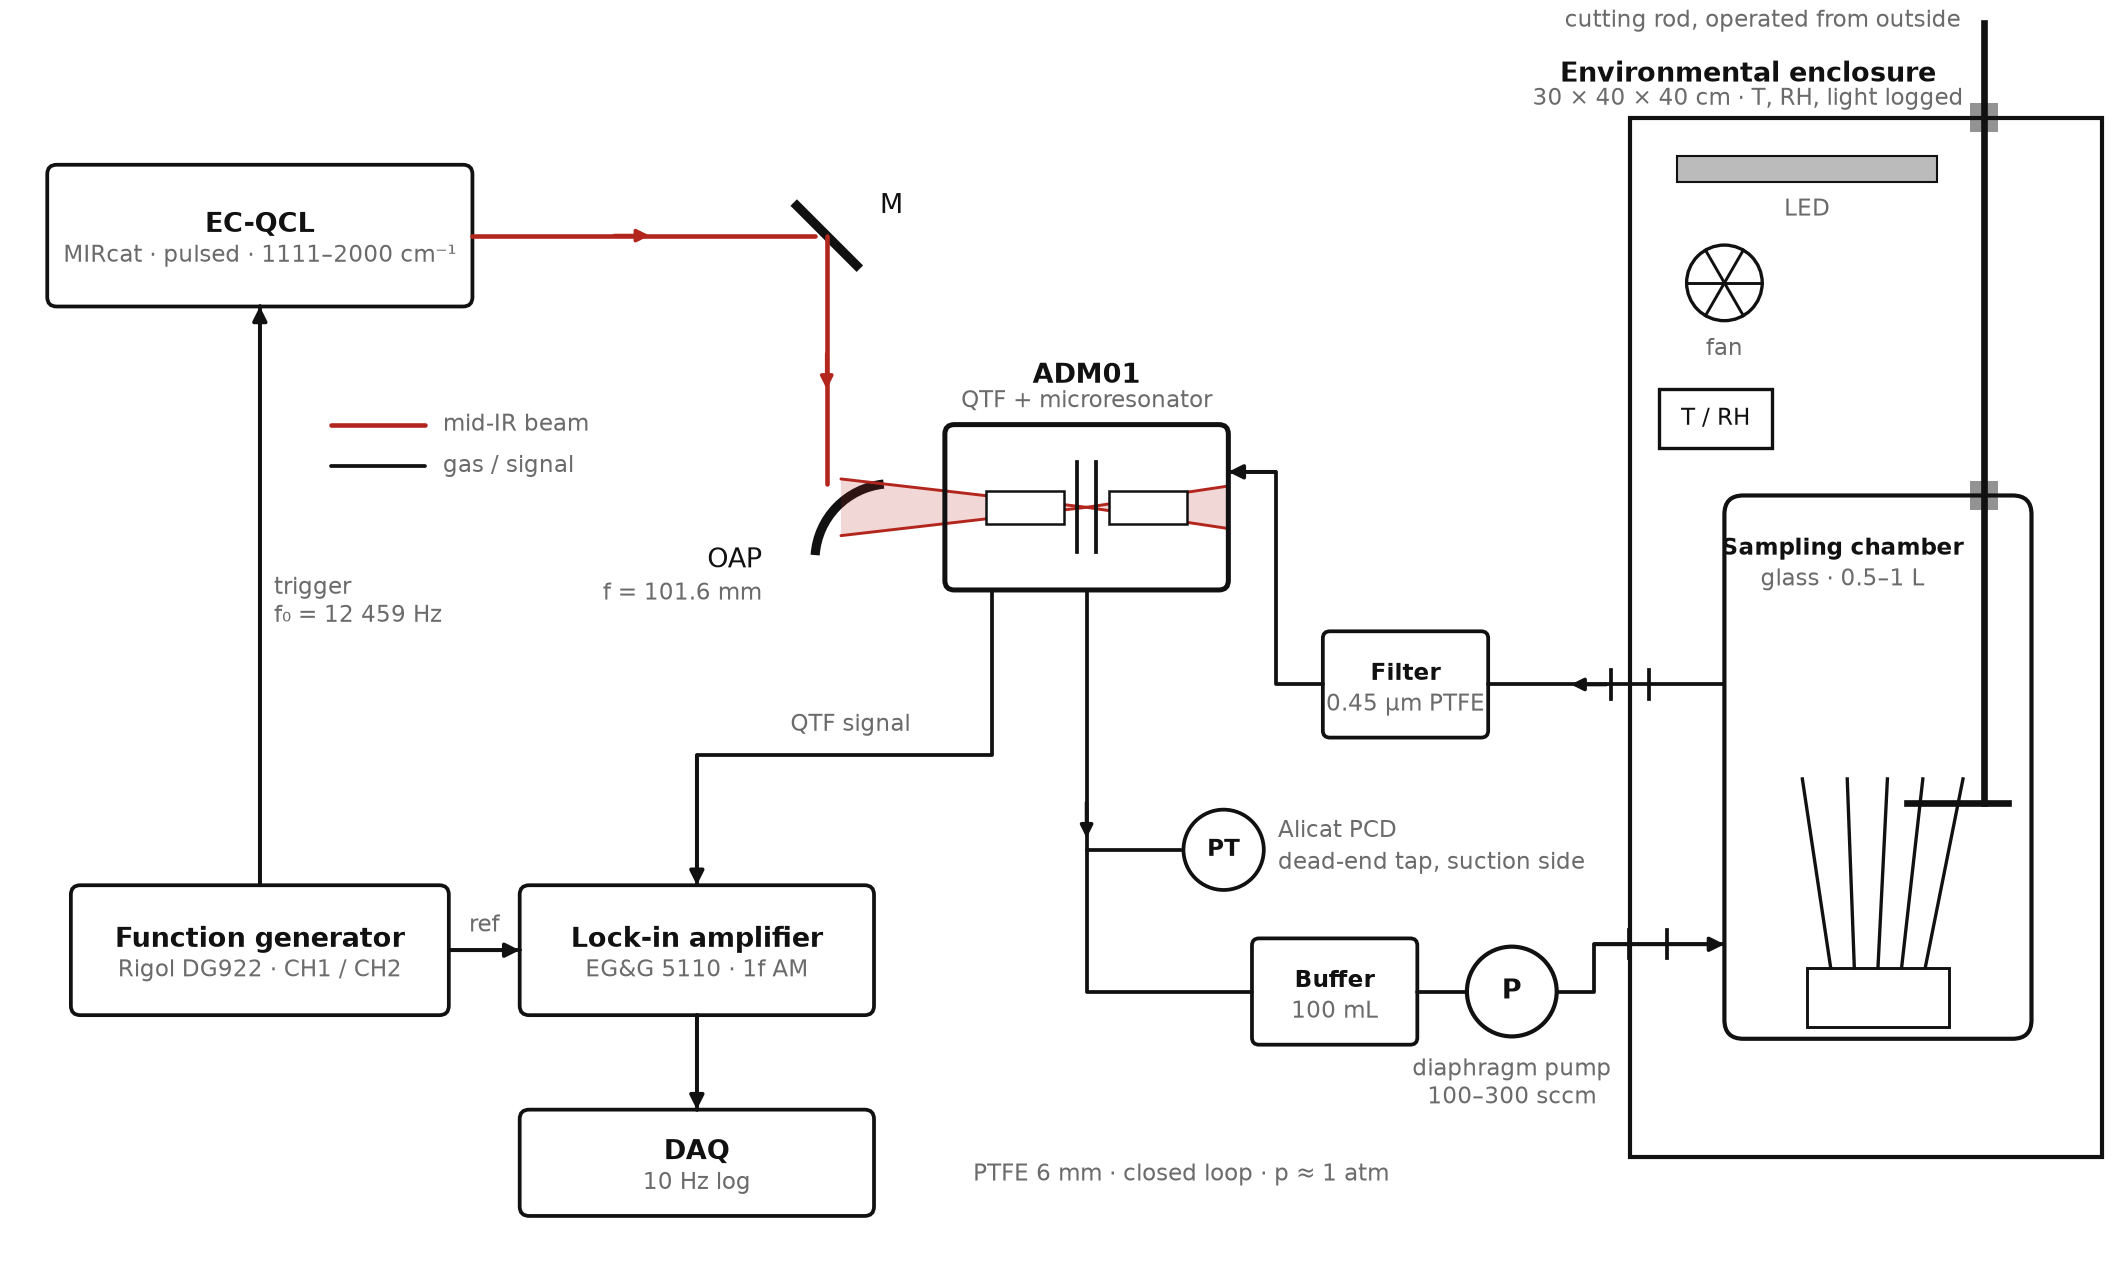

Here is the Python script that generated this plot:
#!/usr/bin/env python3
"""Experimental-setup schematic for the plant-VOC QEPAS paper.

One figure, three trains that meet at the ADM:
  optical     EC-QCL -> plane mirror -> OAP -> ADM (focus inside resonator)
  gas loop    sampling chamber -> filter -> ADM -> PT tap -> buffer -> pump -> chamber
  electronics function generator (trigger + ref) -> QCL / lock-in -> DAQ

Closed loop at ~1 atm. Sampling chamber (0.5-1 L glass) sits inside a
30 x 40 x 40 cm environmental enclosure with LED lighting, fan and T/RH
logging; the plant is cut from outside through the lid.

Output: figures/setup_schematic.{pdf,svg,png}. Double-column width (180 mm).
Line art only, greyscale-safe, one accent for the laser beam.
"""
from pathlib import Path

import matplotlib
matplotlib.use("Agg")
import matplotlib.pyplot as plt
from matplotlib.patches import Rectangle, Circle, Arc, FancyBboxPatch, Polygon

OUT = Path(__file__).resolve().parent
W_MM, H_MM = 180.0, 108.0

INK = "#111111"
GREY = "#6B6B6B"
LIGHT = "#BBBBBB"
BEAM = "#B3261E"          # the one accent: mid-IR beam
FS = 6.4                  # label font size, pt
FS_S = 5.6

plt.rcParams.update({
    "font.family": "DejaVu Sans",
    "font.size": FS,
    "pdf.fonttype": 42,
    "svg.fonttype": "none",
})

fig = plt.figure(figsize=(W_MM / 25.4, H_MM / 25.4))
ax = fig.add_axes([0, 0, 1, 1])
ax.set_xlim(0, W_MM)
ax.set_ylim(0, H_MM)
ax.set_aspect("equal")
ax.axis("off")


# ── helpers ────────────────────────────────────────────────────────────
def box(x, y, w, h, label, sub=None, lw=0.9, fs=FS, r=0.8):
    ax.add_patch(FancyBboxPatch((x, y), w, h,
                                boxstyle=f"round,pad=0,rounding_size={r}",
                                fc="white", ec=INK, lw=lw))
    cy = y + h / 2 + (0.9 if sub else 0)
    ax.text(x + w / 2, cy, label, ha="center", va="center", fontsize=fs,
            fontweight="bold" if sub else "normal", color=INK)
    if sub:
        ax.text(x + w / 2, cy - 2.6, sub, ha="center", va="center",
                fontsize=FS_S, color=GREY)


def line(pts, lw=0.9, color=INK, ls="-", arrow=False, arrow_at=None, z=2):
    xs, ys = zip(*pts)
    ax.plot(xs, ys, color=color, lw=lw, ls=ls, solid_capstyle="round",
            solid_joinstyle="round", zorder=z)
    if arrow:
        # arrow head on the last segment (or on a chosen segment index)
        i = (arrow_at if arrow_at is not None else len(pts) - 2)
        (x0, y0), (x1, y1) = pts[i], pts[i + 1]
        ax.annotate("", xy=(x1, y1), xytext=(x0, y0),
                    arrowprops=dict(arrowstyle="-|>", color=color, lw=lw,
                                    shrinkA=0, shrinkB=0, mutation_scale=7),
                    zorder=z + 1)


def flow_arrow(x, y, dx, dy, color=INK):
    """Small mid-line flow arrow head."""
    ax.annotate("", xy=(x + dx, y + dy), xytext=(x, y),
                arrowprops=dict(arrowstyle="-|>", color=color, lw=0.9,
                                shrinkA=0, shrinkB=0, mutation_scale=6),
                zorder=3)


def label(x, y, s, ha="center", va="center", fs=FS_S, color=GREY, **kw):
    ax.text(x, y, s, ha=ha, va=va, fontsize=fs, color=color, **kw)


def bulkhead(x, y, vertical=True):
    """Two short ticks marking a wall pass-through."""
    if vertical:
        ax.plot([x - 1.2, x + 1.2], [y + 1.6, y + 1.6], color=INK, lw=0.9)
        ax.plot([x - 1.2, x + 1.2], [y - 1.6, y - 1.6], color=INK, lw=0.9)
    else:
        ax.plot([x + 1.6, x + 1.6], [y - 1.2, y + 1.2], color=INK, lw=0.9)
        ax.plot([x - 1.6, x - 1.6], [y - 1.2, y + 1.2], color=INK, lw=0.9)


# ── OPTICAL TRAIN ──────────────────────────────────────────────────────
# QCL
box(4, 82, 36, 12, "EC-QCL", "MIRcat · pulsed · 1111–2000 cm⁻¹")
# beam to plane mirror
line([(40, 88), (69, 88)], color=BEAM, lw=1.1)
flow_arrow(52, 88, 3, 0, color=BEAM)
# plane mirror at (70,88), oriented "\" to send the beam down
ax.plot([67.2, 72.8], [90.8, 85.2], color=INK, lw=2.2, solid_capstyle="butt")
label(74.5, 90.5, "M", ha="left", color=INK, fs=FS)
# beam down to OAP
line([(70, 88), (70, 67)], color=BEAM, lw=1.1)
flow_arrow(70, 78, 0, -3, color=BEAM)
# OAP: concave arc facing the incoming beam, focusing to the right
ax.add_patch(Arc((75.5, 60.5), 13, 13, angle=0, theta1=96, theta2=176,
                 color=INK, lw=2.2))
label(64.5, 60.5, "OAP", ha="right", color=INK, fs=FS)
label(64.5, 57.7, "f = 101.6 mm", ha="right")
# converging beam into the ADM, focus inside resonator, diverging out
fx, fy = 92, 65
ax.add_patch(Polygon([(71.2, 67.4), (71.2, 62.6), (fx, fy)], closed=True,
                     fc=BEAM, ec="none", alpha=0.18, zorder=1))
ax.add_patch(Polygon([(fx, fy), (104, 63.2), (104, 66.8)], closed=True,
                     fc=BEAM, ec="none", alpha=0.18, zorder=1))
line([(71.2, 67.4), (fx, fy), (104, 66.8)], color=BEAM, lw=0.7)
line([(71.2, 62.6), (fx, fy), (104, 63.2)], color=BEAM, lw=0.7)

# ADM (drawn after beam so the box outline sits on top)
ax.add_patch(FancyBboxPatch((80, 58), 24, 14,
                            boxstyle="round,pad=0,rounding_size=0.8",
                            fc="none", ec=INK, lw=1.2, zorder=4))
# resonator tubes + QTF hint inside ADM
ax.add_patch(Rectangle((83.5, 63.6), 6.6, 2.8, fc="white", ec=INK, lw=0.6, zorder=5))
ax.add_patch(Rectangle((93.9, 63.6), 6.6, 2.8, fc="white", ec=INK, lw=0.6, zorder=5))
ax.plot([91.2, 91.2], [61.2, 68.8], color=INK, lw=0.9, zorder=5)
ax.plot([92.8, 92.8], [61.2, 68.8], color=INK, lw=0.9, zorder=5)
ax.text(92, 75, "ADM01", ha="center", va="bottom", fontsize=FS,
        fontweight="bold", color=INK)
label(92, 73.0, "QTF + microresonator", va="bottom")

# ── ELECTRONICS ────────────────────────────────────────────────────────
box(6, 22, 32, 11, "Function generator", "Rigol DG922 · CH1 / CH2")
box(44, 22, 30, 11, "Lock-in amplifier", "EG&G 5110 · 1f AM")
box(44, 5, 30, 9, "DAQ", "10 Hz log", fs=FS)

# trigger FG -> QCL
line([(22, 33), (22, 82)], arrow=True)
label(23.2, 57, "trigger\nf₀ = 12 459 Hz", ha="left", va="center")
# ref FG -> lock-in
line([(38, 27.5), (44, 27.5)], arrow=True)
label(41, 29.6, "ref", fs=FS_S)
# signal ADM -> lock-in
line([(84, 58), (84, 44), (59, 44), (59, 33)], arrow=True)
label(72, 45.6, "QTF signal", va="bottom")
# lock-in -> DAQ
line([(59, 22), (59, 14)], arrow=True)

# ── GAS LOOP ───────────────────────────────────────────────────────────
# enclosure
ax.add_patch(Rectangle((138, 10), 40, 88, fc="none", ec=INK, lw=1.0))
ax.text(148, 100.5, "Environmental enclosure", ha="center", va="bottom",
        fontsize=FS, fontweight="bold", color=INK)
label(148, 98.6, "30 × 40 × 40 cm · T, RH, light logged", va="bottom")
# LED strip at top inside
ax.add_patch(Rectangle((142, 92.5), 22, 2.2, fc=LIGHT, ec=INK, lw=0.5))
label(153, 91.2, "LED", va="top", fs=FS_S)
# fan (top-left inside)
fcx, fcy = 146, 84
ax.add_patch(Circle((fcx, fcy), 3.2, fc="white", ec=INK, lw=0.8))
for a in (0, 60, 120):
    import math
    dx, dy = 3.2 * math.cos(math.radians(a)), 3.2 * math.sin(math.radians(a))
    ax.plot([fcx - dx, fcx + dx], [fcy - dy, fcy + dy], color=INK, lw=0.7)
label(146, 79.4, "fan", va="top")
# T/RH sensor (top-right inside)
ax.add_patch(Rectangle((140.5, 70), 9.5, 5, fc="white", ec=INK, lw=0.8))
label(145.25, 72.5, "T / RH", color=INK, fs=FS_S)
# sampling chamber (glass jar) inside
ax.add_patch(FancyBboxPatch((146, 20), 26, 46,
                            boxstyle="round,pad=0,rounding_size=1.6",
                            fc="white", ec=INK, lw=1.0))
ax.text(156, 61.5, "Sampling chamber", ha="center", va="center",
        fontsize=FS_S, fontweight="bold", color=INK)
label(156, 58.9, "glass · 0.5–1 L", va="center")
# plant: pot + blades
ax.add_patch(Rectangle((153, 21), 12, 5, fc="white", ec=INK, lw=0.7))
for x0, dx in ((155, -1.2), (157, -0.3), (159, 0.4), (161, 0.9), (163, 1.6)):
    ax.plot([x0, x0 + dx, x0 + 2 * dx], [26, 34, 42], color=INK, lw=0.8)
# cutting rod through both lids
ax.plot([168, 168], [106, 40], color=INK, lw=1.6)
ax.plot([161.5, 170], [40, 40], color=INK, lw=1.6)
ax.add_patch(Rectangle((166.8, 96.8), 2.4, 2.4, fc=INK, ec="none", alpha=0.45))
ax.add_patch(Rectangle((166.8, 64.8), 2.4, 2.4, fc=INK, ec="none", alpha=0.45))
label(166, 106.2, "cutting rod, operated from outside", ha="right", va="center")

# loop lines  --------------------------------------------------------
# chamber outlet (146,50) -> filter -> ADM inlet (right face, y=68)
line([(146, 50), (126, 50)])
bulkhead(138, 50, vertical=False)
box(112, 45.5, 14, 9, "Filter", "0.45 µm PTFE", fs=FS_S, r=0.6)
line([(112, 50), (108, 50), (108, 68), (104, 68)], arrow=True)
flow_arrow(136, 50, -3, 0)
# ADM outlet (bottom, x=92) -> down -> PT tap -> buffer -> pump -> chamber
line([(92, 58), (92, 24), (106, 24)])
flow_arrow(92, 40, 0, -3)
# PT dead-end tap off the outlet line
line([(92, 36), (100, 36)])
ax.add_patch(Circle((103.6, 36), 3.4, fc="white", ec=INK, lw=0.9, zorder=4))
ax.text(103.6, 36, "PT", ha="center", va="center", fontsize=FS_S,
        fontweight="bold", color=INK, zorder=5)
label(108.2, 37.6, "Alicat PCD", ha="left", va="center", fs=FS_S)
label(108.2, 34.9, "dead-end tap, suction side", ha="left", va="center", fs=FS_S)
# buffer
box(106, 19.5, 14, 9, "Buffer", "100 mL", fs=FS_S, r=0.6)
line([(120, 24), (124.2, 24)])
# pump
ax.add_patch(Circle((128, 24), 3.8, fc="white", ec=INK, lw=1.0, zorder=4))
ax.text(128, 24, "P", ha="center", va="center", fontsize=FS,
        fontweight="bold", color=INK, zorder=5)
label(128, 18.6, "diaphragm pump\n100–300 sccm", va="top", fs=FS_S)
# pump -> chamber return (146,28)
line([(131.8, 24), (135, 24), (135, 28), (146, 28)], arrow=True)
bulkhead(139.5, 28, vertical=False)
# loop annotation
label(100, 9.5, "PTFE 6 mm · closed loop · p ≈ 1 atm", ha="center", va="top",
      fs=FS_S)

# ── legend-free key: beam colour ──────────────────────────────────────
line([(28, 72), (36, 72)], color=BEAM, lw=1.1)
label(37.5, 72, "mid-IR beam", ha="left", va="center")
line([(28, 68.5), (36, 68.5)], color=INK, lw=0.9)
label(37.5, 68.5, "gas / signal", ha="left", va="center")

for ext in ("pdf", "svg", "png"):
    fig.savefig(OUT / f"setup_schematic.{ext}", dpi=300 if ext == "png" else None,
                facecolor="white")
print("wrote", [str(OUT / f"setup_schematic.{e}") for e in ("pdf", "svg", "png")])
